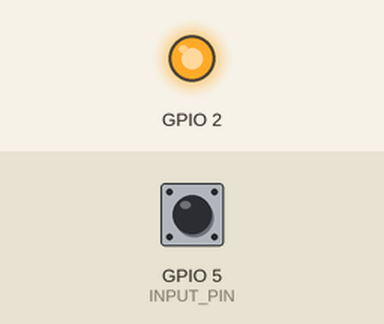
A sketch run on a simulated ESP8266 (NodeMCU). Shown: output pins drawn as LEDs (lit = HIGH). The test bench sets the inputs (shaded band); at power-on: GPIO 5 (INPUT_PIN) HIGH. WiFi joins after 1.5 s; servers stay silent unless stated; no MQTT or app messages arrive unless stated; what the sketch prints to the serial monitor is not drawn.

Above: at 30.7 s.
At 60.05 s:
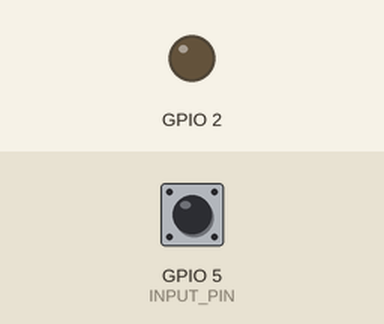
Timing chart, 0 to 79.5 s (numbered marks = the images above):
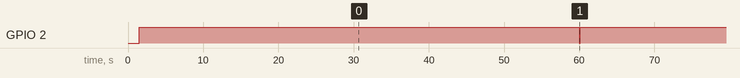

The sketch:

ir_zaehler.ino
```cpp
// v102

#include <ESP8266WiFi.h>
#include <WiFiClient.h>
#include <PubSubClient.h>


#define wifi_ssid "xxx"
#define wifi_password  "xxx"

#define mqtt_server "xxx"
#define mqtt_user "xxx"
#define mqtt_password "xxx"
#define mqtt_topic "xxx"

#define INPUT_PIN 5  // Define Pin GPIO5 (=D1) as input pin


WiFiClient espClient;
PubSubClient client(espClient);


const unsigned long INTERVAL = 1000L*60* 1; // 1 Minuten
unsigned long lastRun = 0;


unsigned long zaehler = 0;


void setup_wifi() {
  delay(10);
  // We start by connecting to a WiFi network
  Serial.println();
  Serial.print("Connecting to ");
  Serial.println(wifi_ssid);

  WiFi.begin(wifi_ssid, wifi_password);

  while (WiFi.status() != WL_CONNECTED) {
    delay(500);
    Serial.print(".");
  }

  Serial.println("");
  Serial.println("WiFi connected");
  Serial.println("IP address: ");
  Serial.println(WiFi.localIP());
}


void reconnect() {
  // Loop until we're reconnected
  while (!client.connected()) {
    Serial.print("Attempting MQTT connection...");
    // Attempt to connect
    // If you do not want to use a username and password, change next line to
    // if (client.connect("ESP8266Client")) {
    if (client.connect("ESP8266Client", mqtt_user, mqtt_password)) {
      Serial.println("connected");
    } else {
      Serial.print("failed, rc=");
      Serial.print(client.state());
      Serial.println(" try again in 5 seconds");
      // Wait 5 seconds before retrying
      delay(5000);
    }
  }
}


void setup() {
  Serial.begin(9600);
  setup_wifi();

  client.setServer(mqtt_server, 1883);

  attachInterrupt(digitalPinToInterrupt(INPUT_PIN), handleInterruptD05, FALLING);

  pinMode(LED_BUILTIN, OUTPUT);     // Initialize the LED_BUILTIN pin as an output
  digitalWrite(LED_BUILTIN, HIGH); // LED ausschalten

}


ICACHE_RAM_ATTR void handleInterruptD05() {
  zaehler = zaehler + 1;
}


void sendValues() {
  long zaehler_send = zaehler;
  zaehler = 0;

  digitalWrite(LED_BUILTIN, LOW);
  client.publish(mqtt_topic, String(zaehler_send).c_str(), true);
  delay(100);
  digitalWrite(LED_BUILTIN, HIGH);

}


// the loop function runs over and over again forever
void loop() {
  if (!client.connected()) {
    reconnect();
  }
  client.loop();


  if ( millis() - lastRun >= INTERVAL ) {
    sendValues();
    lastRun += INTERVAL;
  }


}
```

Measured:
- by itself, GPIO 2: alternates HIGH for 59.9 s and LOW for 0.10 s
